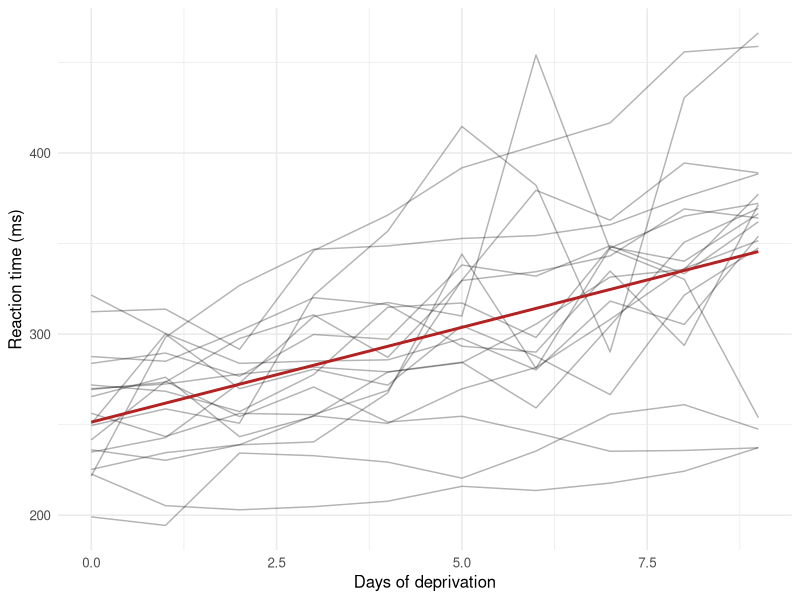
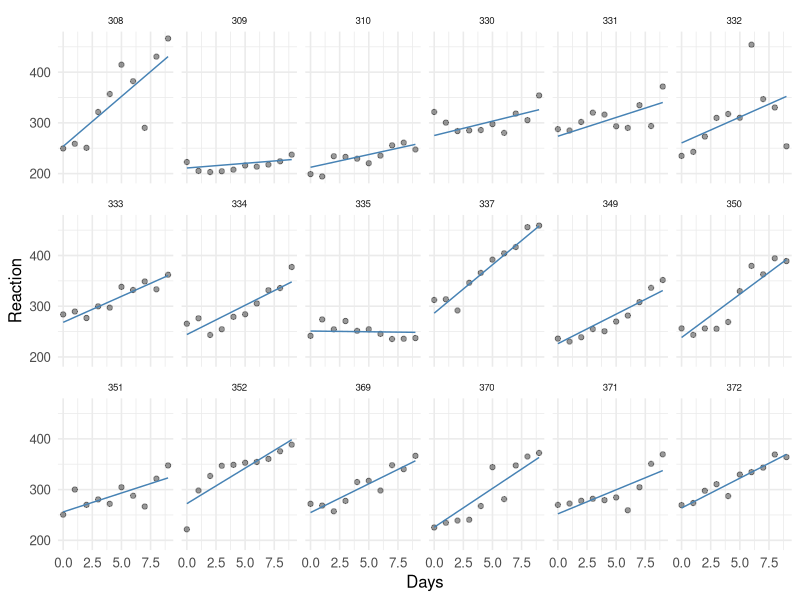

The R script that drew these images, in order:
## ---- chunk 1
#| label: setup
library(tidyverse)
library(lme4)
library(lmerTest)
set.seed(42)
theme_set(theme_minimal(base_size = 12))
## ---- chunk 2
data(sleepstudy, package = "lme4")

sleepstudy |>
  ggplot(aes(Days, Reaction, group = Subject)) +
  geom_line(alpha = 0.3) +
  geom_smooth(aes(group = 1), method = "lm", se = FALSE,
              colour = "firebrick") +
  labs(x = "Days of deprivation", y = "Reaction time (ms)")
## ---- chunk 3
ri <- lmer(Reaction ~ Days + (1 | Subject),
           data = sleepstudy, REML = TRUE)
rs <- lmer(Reaction ~ Days + (Days | Subject),
           data = sleepstudy, REML = TRUE)
summary(rs)
## ---- chunk 4
# LRT on REML OK here because only random-effects structure differs,
# but we use REFIT = TRUE in anova() to get correct comparison.
anova(ri, rs, refit = FALSE)
## ---- chunk 5
# Fit with ML if the fixed effects changed
fm_ml <- lmer(Reaction ~ Days + (Days | Subject),
              data = sleepstudy, REML = FALSE)
fm_ml
## ---- chunk 6
#| fig-width: 6
#| fig-height: 3.5
sleepstudy |>
  mutate(fit_rs = predict(rs)) |>
  ggplot(aes(Days, Reaction, group = Subject)) +
  geom_point(alpha = 0.4) +
  geom_line(aes(y = fit_rs), colour = "steelblue") +
  facet_wrap(~ Subject, ncol = 6) +
  theme(strip.text = element_text(size = 7))
## ---- chunk 7
sessionInfo()
